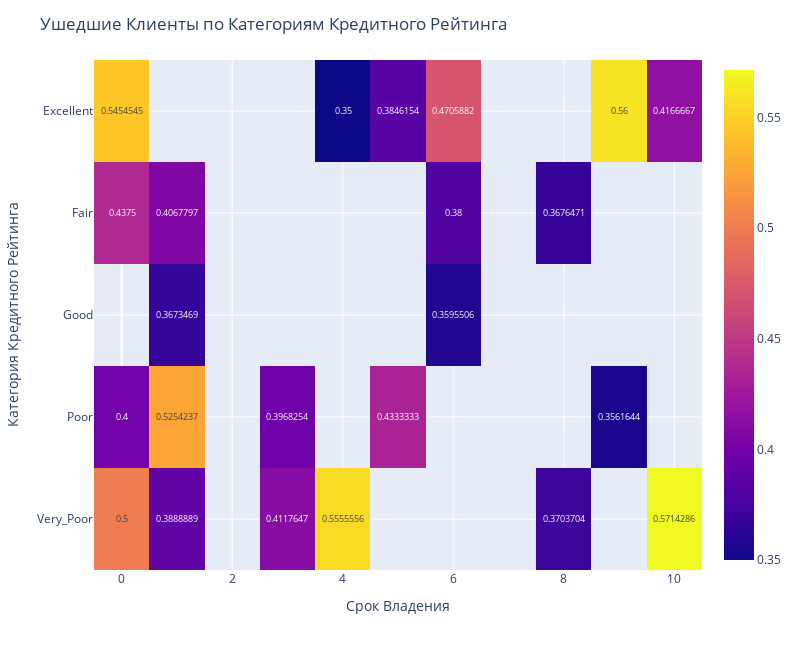

Notebook code for this chart:
### Code cell
#create a pivot table with credit category by tenure
credit_cat_by_tenure = churn_data.pivot_table(
    values = 'Exited',
    index = 'CreditScoreCat',
    columns='Tenure',
    aggfunc='mean'
)

#create a heatmap
fig = px.imshow(credit_cat_by_tenure[credit_cat_by_tenure.abs() >= 0.35],
                text_auto=True)

#set characteristics
fig.update_layout(height=650,
                  width=800,
                  xaxis_title_text='Срок Владения',
                  yaxis_title_text='Категория Кредитного Рейтинга',
                  title_text='Ушедшие Клиенты по Категориям Кредитного Рейтинга'
)

fig.show()

### Figure 1 — Plotly figure (JSON) as saved in the notebook; plotly's stock layout.template omitted (floating-point values rounded to 4 significant figures)
{"data": [{"coloraxis": "coloraxis", "hovertemplate": "Tenure: %{x}<br>CreditScoreCat: %{y}<br>color: %{z}<extra></extra>", "name": "0", "texttemplate": "%{z}", "type": "heatmap", "x": [0, 1, 2, 3, 4, 5, 6, 7, 8, 9, 10], "xaxis": "x", "y": ["Excellent", "Fair", "Good", "Poor", "Very_Poor"], "yaxis": "y", "z": [[0.5455, null, null, null, 0.35, 0.3846, 0.4706, null, null, 0.56, 0.4167], [0.4375, 0.4068, null, null, null, null, 0.38, null, 0.3676, null, null], [null, 0.3673, null, null, null, null, 0.3596, null, null, null, null], [0.4, 0.5254, null, 0.3968, null, 0.4333, null, null, null, 0.3562, null], [0.5, 0.3889, null, 0.4118, 0.5556, null, null, null, 0.3704, null, 0.5714]]}], "layout": {"coloraxis": {"colorscale": [[0, "#0d0887"], [0.1111, "#46039f"], [0.2222, "#7201a8"], [0.3333, "#9c179e"], [0.4444, "#bd3786"], [0.5556, "#d8576b"], [0.6667, "#ed7953"], [0.7778, "#fb9f3a"], [0.8889, "#fdca26"], [1, "#f0f921"]]}, "height": 650, "margin": {"t": 60}, "title": {"text": "Ушедшие Клиенты по Категориям Кредитного Рейтинга"}, "width": 800, "xaxis": {"anchor": "y", "constrain": "domain", "domain": [0, 1], "scaleanchor": "y", "title": {"text": "Срок Владения"}}, "yaxis": {"anchor": "x", "autorange": "reversed", "constrain": "domain", "domain": [0, 1], "title": {"text": "Категория Кредитного Рейтинга"}}}}
